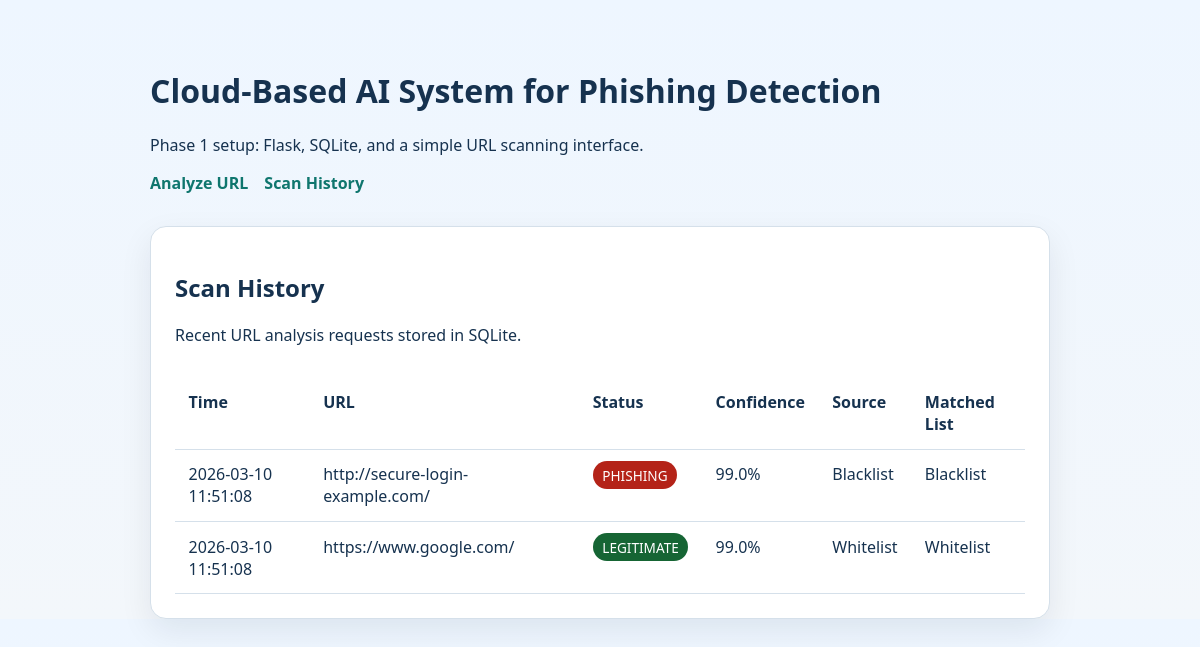
The app's page /history with its own data.
### tables this page shows
CREATE TABLE scan_history (
    id INTEGER PRIMARY KEY AUTOINCREMENT,
    input_type TEXT NOT NULL,
    input_value TEXT NOT NULL,
    normalized_value TEXT NOT NULL,
    prediction TEXT NOT NULL,
    confidence REAL NOT NULL,
    matched_list TEXT,
    model_source TEXT NOT NULL,
    reasons TEXT NOT NULL,
    features TEXT NOT NULL,
    created_at TIMESTAMP DEFAULT CURRENT_TIMESTAMP
);

### app/routes.py (the view)
@main_bp.get("/history")
def history():
    records = get_scan_history()
    if _prefers_json_response():
        return jsonify({"status": "success", "data": records}), 200
    return render_template("history.html", records=records)

### app/db/database.py (called while the page is built)
def get_db() -> sqlite3.Connection:
    if "db" not in g:
        db_path = Path(current_app.config["DATABASE_PATH"])
        db_path.parent.mkdir(parents=True, exist_ok=True)
        g.db = sqlite3.connect(db_path)
        g.db.row_factory = sqlite3.Row
    return g.db

def fetch_all(query: str, params: tuple = ()) -> list[sqlite3.Row]:
    cursor = get_db().execute(query, params)
    rows = cursor.fetchall()
    cursor.close()
    return rows

### app/routes.py (called while the page is built)
def _prefers_json_response() -> bool:
    return request.is_json or request.accept_mimetypes.best == "application/json"

### app/services/history_service.py (called while the page is built)
def get_scan_history(limit: int = 20) -> list[dict]:
    safe_limit = max(1, min(limit, 100))
    rows = fetch_all(
        """
        SELECT
            id,
            input_type,
            input_value,
            normalized_value,
            prediction,
            confidence,
            matched_list,
            model_source,
            reasons,
            features,
            created_at
        FROM scan_history
        ORDER BY created_at DESC, id DESC
        LIMIT ?
        """,
        (safe_limit,),
    )
    records: list[dict] = []
    for row in rows:
        record = dict(row)
        record["reasons"] = json.loads(record["reasons"])
        record["features"] = json.loads(record["features"])
        records.append(record)
    return records

### app/templates/history.html (shortened to what this page needs)
{% extends "base.html" %}
{% block content %}
  <section class="panel">
    <h2>Scan History</h2>
    <p>Recent URL analysis requests stored in SQLite.</p>
    {% if records %}
      <div class="history-table-wrapper">
        <table class="history-table">
          <thead>
            <tr>
              <th>Time</th>
              <th>URL</th>
              <th>Status</th>
              <th>Confidence</th>
              <th>Source</th>
              <th>Matched List</th>
            </tr>
          </thead>
          <tbody>
            {% for record in records %}
              <tr>
                <td>{{ record.created_at }}</td>
                <td class="history-url">{{ record.normalized_value }}</td>
                <td>
                  <span class="badge badge-{{ record.prediction }}">{{ record.prediction | upper }}</span>
                </td>
                <td>{{ "%.1f"|format(record.confidence * 100) }}%</td>
                <td>{{ record.model_source.replace('_', ' ') | title }}</td>
                <td>{{ record.matched_list | title if record.matched_list else "-" }}</td>
              </tr>
            {% endfor %}
          </tbody>
        </table>
      </div>
    {% else %}
      <p>No scans have been recorded yet.</p>
    {% endif %}
  </section>
{% endblock %}

### app/templates/base.html (shortened to what this page needs)
<!DOCTYPE html>
<html lang="en">
  <head>
    <link rel="stylesheet" href="{{ url_for('static', filename='css/style.css') }}" />
  </head>
  <body>
    <header class="site-header">
      <div class="container">
        <h1>Cloud-Based AI System for Phishing Detection</h1>
        <p>Phase 1 setup: Flask, SQLite, and a simple URL scanning interface.</p>
        <nav class="site-nav">
          <a href="{{ url_for('main.index') }}">Analyze URL</a>
          <a href="{{ url_for('main.history') }}">Scan History</a>
        </nav>
      </div>
    </header>
    <main class="container">
      {% block content %}{% endblock %}
    </main>
  </body>
</html>

### app/static/css/style.css (style rules this page uses)
:root { --bg: #f3f7fb; --panel: #ffffff; --text: #16324f; --muted: #59708a; --border: #d5e0ea; --primary: #0f766e; --danger: #b42318; --success: #166534; }
* { box-sizing: border-box; }
body { margin: 0; font-family: "Segoe UI", Tahoma, Geneva, Verdana, sans-serif; background: linear-gradient(180deg, #eef6ff 0%, var(--bg) 100%); color: var(--text); }
.container { width: min(900px, calc(100% - 2rem)); margin: 0 auto; }
.site-header { padding: 3rem 0 2rem; }
.site-nav { display: flex; gap: 1rem; margin-top: 1rem; }
.site-nav a { color: var(--primary); font-weight: 600; text-decoration: none; }
.panel { background: var(--panel); border: 1px solid var(--border); border-radius: 16px; padding: 1.5rem; box-shadow: 0 12px 32px rgba(15, 23, 42, 0.08); }
.badge { padding: 0.3rem 0.6rem; border-radius: 999px; color: #fff; font-size: 0.85rem; }
.badge-phishing { background: var(--danger); }
.badge-legitimate { background: var(--success); }
.history-table-wrapper { overflow-x: auto; }
.history-table { width: 100%; border-collapse: collapse; margin-top: 1rem; }
.history-table th, .history-table td { padding: 0.85rem; border-bottom: 1px solid var(--border); text-align: left; vertical-align: top; }
.history-url { min-width: 260px; word-break: break-word; }

### records on screen
scan_history: created_at "2026-03-10 11:51:08", normalized_value "http://secure-login-example.com/", prediction "PHISHING", record.confidence*100 "99.0", model_source.replace "Blacklist", matched_list "Blacklist"
scan_history: created_at "2026-03-10 11:51:08", normalized_value "https://www.google.com/", prediction "LEGITIMATE", record.confidence*100 "99.0", model_source.replace "Whitelist", matched_list "Whitelist"
